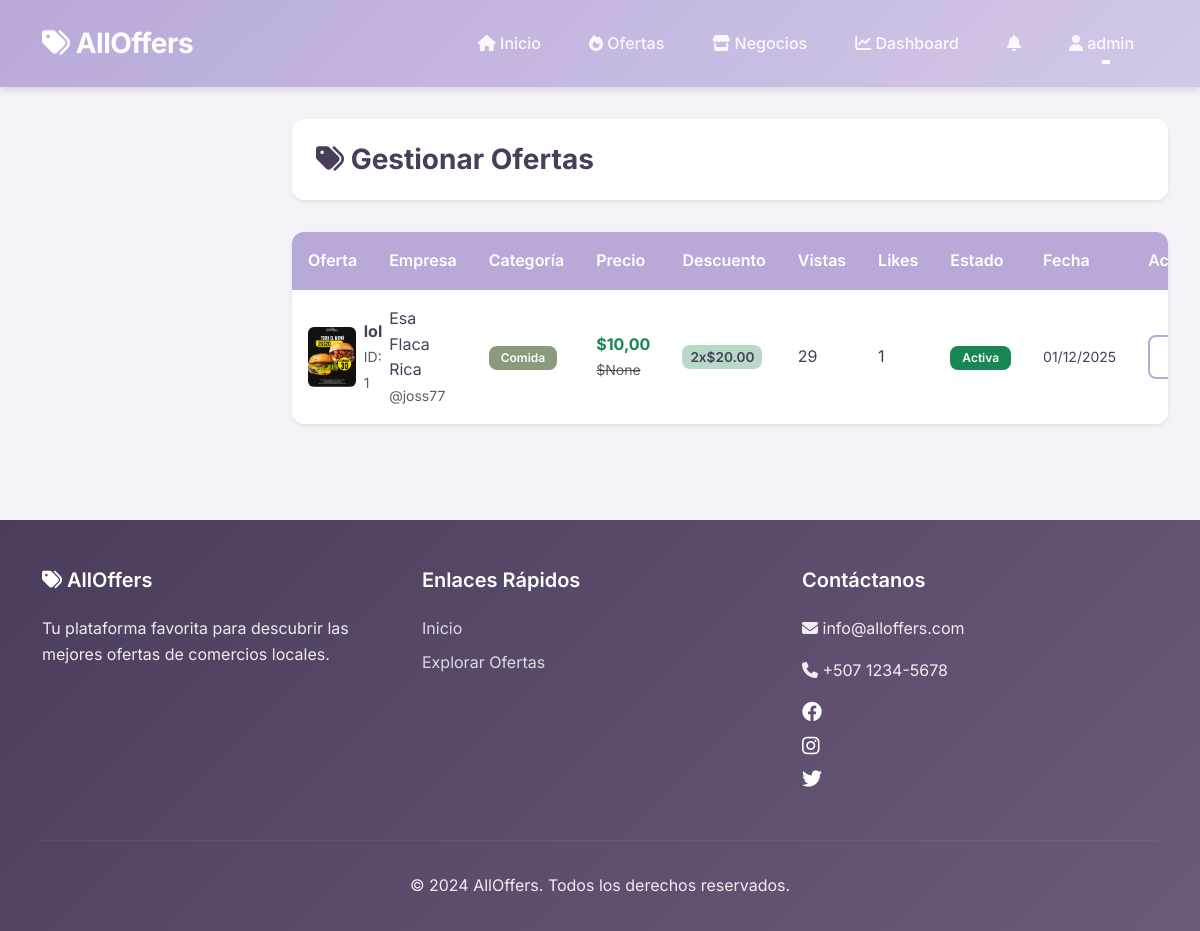
/admin-dashboard/manage-offers/ (signed in), run on the app's committed database.
### core/models.py (models this page shows, shortened)
class User(AbstractUser):
    ROLE_CHOICES = [
        ('admin', 'Administrador'),
        ('business', 'Empresa'),
        ('user', 'Usuario Final'),
    ]
    role = models.CharField(max_length=10, choices=ROLE_CHOICES, default='user')
    profile_image = models.ImageField(upload_to='profiles/', null=True, blank=True)
    latitude = models.FloatField(null=True, blank=True)
    longitude = models.FloatField(null=True, blank=True)
    location_name = models.CharField(max_length=255, blank=True)
    phone = models.CharField(max_length=20, blank=True)
    notifications_enabled = models.BooleanField(default=True)
    business_name = models.CharField(max_length=200, blank=True)
    business_description = models.TextField(blank=True)
    business_verified = models.BooleanField(default=False)
    business_vetted = models.BooleanField(default=False)
    veto_reason = models.TextField(blank=True)
    following_businesses = models.ManyToManyField(
        'self',
        symmetrical=False,
        related_name='followers',
        blank=True
    )
    following_categories = models.ManyToManyField(
        'Category',
        related_name='followers',
        blank=True
    )
    @property
    def is_admin(self):
        return self.role == 'admin' or self.is_superuser

class Offer(models.Model):
    business = models.ForeignKey(User, on_delete=models.CASCADE, related_name='offers')
    category = models.ForeignKey(Category, on_delete=models.PROTECT, related_name='offers')
    title = models.CharField(max_length=200)
    description = models.TextField()
    image = models.ImageField(upload_to='offers/', null=True, blank=True)
    original_price = models.DecimalField(
        max_digits=10,
        decimal_places=2,
        null=True,
        blank=True,
        validators=[MinValueValidator(Decimal('0.01'))],
        help_text="Precio unitario original. Opcional para ofertas tipo 'buy_x_for_price' (aplica a todo el menú)"
    )
    discount_type = models.CharField(
        max_length=20,
        choices=[
            ('percentage', 'Porcentaje'),
            ('fixed', 'Cantidad Fija'),
            ('buy_x_get_y', 'Compra X Lleva Y (ej: 2x1)'),
            ('buy_x_for_price', 'Compra X por Precio (ej: 2x20$)'),
        ],
        default='percentage'
    )
    discount_value = models.DecimalField(
        max_digits=10,
        decimal_places=2,
        null=True,
        blank=True,
        validators=[MinValueValidator(Decimal('0.01'))],
        help_text="Solo para tipos 'percentage' y 'fixed'"
    )
    quantity_x = models.PositiveIntegerField(
        default=1,
        help_text="Cantidad X (ej: para 2x1, X=2). Solo para tipos 'buy_x_get_y' y 'buy_x_for_price'"
    )
    quantity_y = models.PositiveIntegerField(
        default=1,
        null=True,
        blank=True,
        help_text="Cantidad Y (ej: para 2x1, Y=1). Solo para tipo 'buy_x_get_y'"
    )
    bundle_price = models.DecimalField(
        max_digits=10,
        decimal_places=2,
        null=True,
        blank=True,
        validators=[MinValueValidator(Decimal('0.01'))],
        help_text="Precio del paquete (ej: para 2x20$, precio=20). Solo para tipo 'buy_x_for_price'"
    )
    created_at = models.DateTimeField(auto_now_add=True)
    updated_at = models.DateTimeField(auto_now=True)
    expires_at = models.DateTimeField()
    views = models.PositiveIntegerField(default=0)
    likes = models.ManyToManyField(User, related_name='liked_offers', blank=True)
    is_active = models.BooleanField(default=True)
    class Meta:
        ordering = ['-created_at']
    @property
    def final_price(self):
        if self.discount_type == 'percentage':
            if self.discount_value and self.original_price:
                discount_amount = self.original_price * (self.discount_value / 100)
                return self.original_price - discount_amount
            return self.original_price or Decimal('0')
        elif self.discount_type == 'fixed':
            if self.discount_value and self.original_price:
                return max(self.original_price - self.discount_value, Decimal('0'))
            return self.original_price or Decimal('0')
        elif self.discount_type == 'buy_x_get_y':
            if self.quantity_x and self.quantity_y and self.original_price:
                total_items = self.quantity_x + self.quantity_y
                total_price = self.original_price * self.quantity_x
                return total_price / total_items
            return self.original_price or Decimal('0')
        elif self.discount_type == 'buy_x_for_price':
            if self.quantity_x and self.bundle_price:
                return self.bundle_price / self.quantity_x
            return self.original_price or Decimal('0')
        return self.original_price or Decimal('0')
    @property
    def offer_display(self):
        if self.discount_type == 'percentage':
            if self.discount_value:
                return f"-{self.discount_value}%"
            return ""
        elif self.discount_type == 'fixed':
            if self.discount_value:
                return f"-${self.discount_value}"
            return ""
        elif self.discount_type == 'buy_x_get_y':
            if self.quantity_x and self.quantity_y:
                return f"{self.quantity_x}x{self.quantity_y}"
            return ""
        elif self.discount_type == 'buy_x_for_price':
            if self.quantity_x and self.bundle_price:
                return f"{self.quantity_x}x${self.bundle_price}"
            return ""
        return ""
    @property
    def is_expired(self):
        return timezone.now() > self.expires_at

class Category(models.Model):
    name = models.CharField(max_length=100, unique=True)
    description = models.TextField(blank=True)
    icon = models.CharField(max_length=50, blank=True, help_text="Clase de icono (ej: fa-utensils)")
    color = models.CharField(max_length=7, default='#8B9A7E', help_text="Color en formato hex")
    class Meta:
        verbose_name_plural = 'Categories'
        ordering = ['name']

### core/views.py (the view)
# urls.py: path('admin-dashboard/manage-offers/', views.admin_manage_offers, name='admin_manage_offers'),
@login_required
def admin_manage_offers(request):
    if not request.user.is_admin:
        return redirect('home')
    offers = Offer.objects.all().select_related('business', 'category').order_by('-created_at')
    paginator = Paginator(offers, 20)
    page_number = request.GET.get('page')
    page_obj = paginator.get_page(page_number)
    return render(request, 'admin_dashboard/manage_offers.html', {'page_obj': page_obj})

### core/templates/admin_dashboard/manage_offers.html (shortened to what this page needs)
{% extends 'base.html' %}
{% load static %}
{% block content %}
<div class="dashboard-content">
    <div class="dashboard-header">
        <h1 class="dashboard-title">
            <i class="fas fa-tags"></i> Gestionar Ofertas
        </h1>
    </div>
    <div class="data-table">
        <table>
            <thead>
                <tr>
                    <th>Oferta</th>
                    <th>Empresa</th>
                    <th>Categoría</th>
                    <th>Precio</th>
                    <th>Descuento</th>
                    <th>Vistas</th>
                    <th>Likes</th>
                    <th>Estado</th>
                    <th>Fecha</th>
                    <th>Acciones</th>
                </tr>
            </thead>
            <tbody>
                {% for offer in page_obj %}
                <tr>
                    <td>
                        <div class="d-flex align-items-center">
                            <img src="{% if offer.image %}{{ offer.image.url }}{% else %}https://via.placeholder.com/60{% endif %}"
                                 class="rounded me-2"
                                 style="width: 60px; height: 60px; object-fit: cover;">
                            <div>
                                <strong>{{ offer.title }}</strong><br>
                                <small class="text-muted">ID: {{ offer.id }}</small>
                            </div>
                        </div>
                    </td>
                    <td>
                        <div>
                            {{ offer.business.business_name }}<br>
                            <small class="text-muted">@{{ offer.business.username }}</small>
                        </div>
                    </td>
                    <td>
                        <span class="badge" style="background-color: {{ offer.category.color }};">
                            {{ offer.category.name }}
                        </span>
                    </td>
                    <td>
                        <div>
                            <strong class="text-success">${{ offer.final_price }}</strong><br>
                            <small class="text-muted text-decoration-line-through">${{ offer.original_price }}</small>
                        </div>
                    </td>
                    <td>
                        <span class="discount-amount">{{ offer.offer_display }}
                        </span>
                    </td>
                    <td>{{ offer.views }}</td>
                    <td>{{ offer.likes.count }}</td>
                    <td>
                        {% if offer.is_expired %}
                            <span class="badge bg-danger">Expirada</span>
                        {% elif offer.is_active %}
                            <span class="badge bg-success">Activa</span>
                        {% else %}
                            <span class="badge bg-secondary">Inactiva</span>
                        {% endif %}
                    </td>
                    <td>
                        <small>{{ offer.created_at|date:"d/m/Y" }}</small>
                    </td>
                    <td>
                        <div class="btn-group btn-group-sm">
                            <a href="{% url 'offer_detail' offer.id %}"
                               class="btn btn-outline-primary"
                               title="Ver">
                            </a>
                        </div>
                    </td>
                </tr>
                {% endfor %}
            </tbody>
        </table>
    </div>
</div>
{% endblock %}
{% block extra_css %}
<link rel="stylesheet" href="{% static 'css/dashboard.css' %}">
<link rel="stylesheet" href="{% static 'css/sidebar.css' %}">
{% endblock %}

### core/templates/base.html (shortened to what this page needs)
{% load static %}
<!DOCTYPE html>
<html lang="es">
<head>
    <link href="https://cdn.jsdelivr.net/npm/bootstrap@5.3.0/dist/css/bootstrap.min.css" rel="stylesheet">
    <link rel="stylesheet" href="https://cdnjs.cloudflare.com/ajax/libs/font-awesome/6.4.0/css/all.min.css">
    <link rel="stylesheet" href="{% static 'css/main.css' %}">
    <link rel="stylesheet" href="{% static 'css/dashboard.css' %}">
    <link rel="stylesheet" href="{% static 'css/sidebar.css' %}">
    {% block extra_css %}{% endblock %}
</head>
<body>
    <nav class="navbar navbar-expand-lg sticky-top">
        <div class="container">
            <a class="navbar-brand" href="{% url 'home' %}">
                <i class="fas fa-tags"></i> AllOffers
            </a>
            <div class="collapse navbar-collapse" id="navbarNav">
                <ul class="navbar-nav ms-auto">
                    <li class="nav-item">
                        <a class="nav-link" href="{% url 'home' %}">
                            <i class="fas fa-home"></i> Inicio
                        </a>
                    </li>
                    <li class="nav-item">
                        <a class="nav-link" href="{% url 'offers_list' %}">
                            <i class="fas fa-fire"></i> Ofertas
                        </a>
                    </li>
                    <li class="nav-item">
                        <a class="nav-link" href="{% url 'businesses_list' %}">
                            <i class="fas fa-store"></i> Negocios
                        </a>
                    </li>
                    {% if user.is_authenticated %}
                        {% if user.is_admin %}
                            <li class="nav-item">
                                <a class="nav-link" href="{% url 'admin_dashboard' %}">
                                    <i class="fas fa-chart-line"></i> Dashboard
                                </a>
                            </li>
                        {% elif user.is_business %}
                            <li class="nav-item">
                                <a class="nav-link" href="{% url 'business_dashboard' %}">
                                    <i class="fas fa-store"></i> Mi Negocio
                                </a>
                            </li>
                        {% endif %}
                        <li class="nav-item">
                            <a class="nav-link position-relative" href="{% url 'user_notifications' %}">
                                <i class="fas fa-bell"></i>
                            </a>
                        </li>
                        <li class="nav-item dropdown">
                            <a class="nav-link dropdown-toggle" href="#" id="userDropdown" role="button" data-bs-toggle="dropdown">
                                <i class="fas fa-user"></i> {{ user.username }}
                            </a>
                        </li>
                    {% endif %}
                </ul>
            </div>
        </div>
    </nav>
    {% block content %}{% endblock %}
    <footer class="footer">
        <div class="container">
            <div class="row">
                <div class="col-md-4 mb-4">
                    <h5><i class="fas fa-tags"></i> AllOffers</h5>
                    <p>Tu plataforma favorita para descubrir las mejores ofertas de comercios locales.</p>
                </div>
                <div class="col-md-4 mb-4">
                    <h5>Enlaces Rápidos</h5>
                    <a href="{% url 'home' %}">Inicio</a>
                    <a href="{% url 'offers_list' %}">Explorar Ofertas</a>
                </div>
                <div class="col-md-4 mb-4">
                    <h5>Contáctanos</h5>
                    <p><i class="fas fa-envelope"></i> info@alloffers.com</p>
                    <p><i class="fas fa-phone"></i> +507 1234-5678</p>
                    <div class="mt-3">
                        <a href="#" class="text-white me-3"><i class="fab fa-facebook fa-lg"></i></a>
                        <a href="#" class="text-white me-3"><i class="fab fa-instagram fa-lg"></i></a>
                        <a href="#" class="text-white"><i class="fab fa-twitter fa-lg"></i></a>
                    </div>
                </div>
            </div>
            <hr style="border-color: rgba(255,255,255,0.2);">
            <div class="text-center py-3">
                <p class="mb-0">&copy; 2024 AllOffers. Todos los derechos reservados.</p>
            </div>
        </div>
    </footer>
</body>
</html>

### data on the page
User: username "admin"
Offer: image (picture), title "lol", id "1", business.business_name "Esa Flaca Rica", business.username "joss77", category.name "Comida", final_price "10,00", original_price "None", offer_display "2x$20.00", views "29", likes.count "1", is_active "Activa", created_at "01/12/2025"
